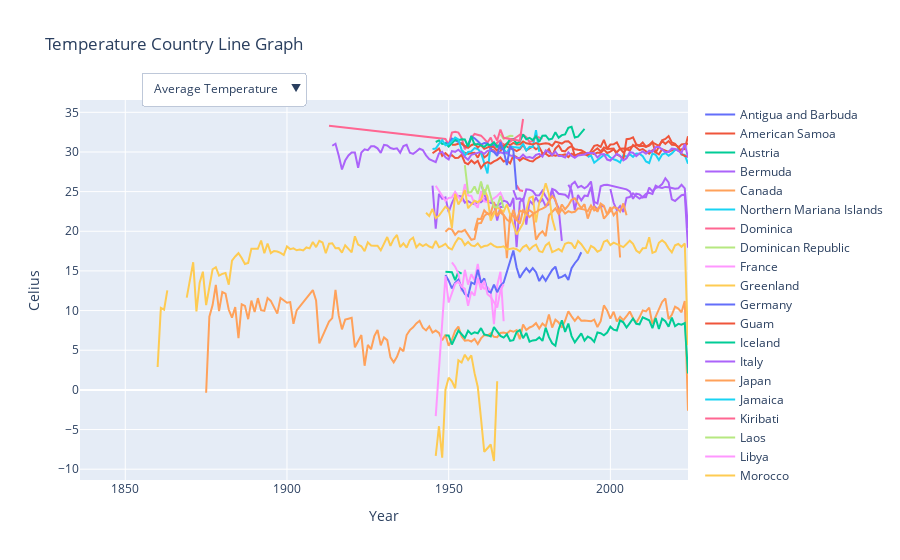

The notebook cell this image was saved under:
### Markdown cell above
### Trends
Are there discerbinle trends in temperature and precipitation over the given time period, globally and across different regions/countries?
Are there any extreme weather events that show a significant increase in frequency or itensity over time

### Code cell
# path to data
data_loc = r'Filtered Data\Data Aggregation'

# list to store DataFrame from each CSV file
dfs = {}

# loop through each file and add to list
for file in os.listdir(data_loc):
    if 'yearly' in file:
        key_dic = code_keydic()
        country, ext = file.split('.')
        country_name =  key_dic[country[-2:]]

        file_path = os.path.join(data_loc, file)
        df = pd.read_csv(file_path)
        dfs[country_name] = df

# graph layout, add dropdown and options for different types datas to be displayed
graph_layout = go.Layout(title='Temperature Country Line Graph',
                         xaxis=dict(title='Year'),
                         yaxis=dict(title='Celius'),
                         updatemenus=[dict(
                            buttons = list([
                                {'method': 'update', 'args': [], 'label': 'Average Temperature'},
                                {'method': 'update', 'args': [], 'label': 'Precipitations'},
                                {'method': 'update', 'args': [], 'label': 'Snowfall'},
                                {'method': 'update', 'args': [], 'label': 'Snow Depth'}
                            ]),
                            direction="down",
                            pad={"r": 10, "t": 10},
                            showactive=True,
                            x=0.1,
                            xanchor="left",
                            y=1.1,
                            yanchor="top"
                        )])

# create traces for each line
year_value = range(1900, 2024)
traces=[]

for country_name, df in dfs.items():
    trace = go.Scatter(x=df['Year'], y=df['TMAX'], mode='lines', name=country_name)
    traces.append(trace)


# create figure and add traces
fig = go.Figure(data=traces, layout=graph_layout)

fig.show()
